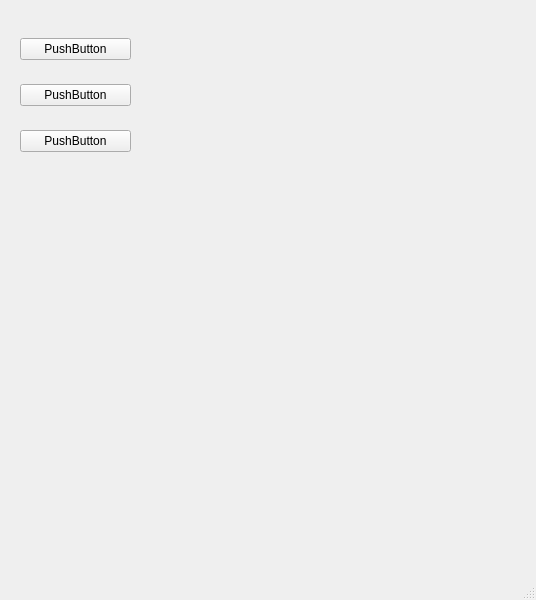
<?xml version="1.0" encoding="UTF-8"?>
<ui version="4.0">
 <class>MainWindow</class>
 <widget class="QMainWindow" name="MainWindow">
  <property name="geometry">
   <rect>
    <x>0</x>
    <y>0</y>
    <width>536</width>
    <height>600</height>
   </rect>
  </property>
  <property name="windowTitle">
   <string>MainWindow</string>
  </property>
  <widget class="QWidget" name="centralwidget">
   <widget class="QWidget" name="horizontalLayoutWidget">
    <property name="geometry">
     <rect>
      <x>150</x>
      <y>20</y>
      <width>211</width>
      <height>411</height>
     </rect>
    </property>
    <layout class="QHBoxLayout" name="horizontalLayout"/>
   </widget>
   <widget class="QWidget" name="verticalLayoutWidget">
    <property name="geometry">
     <rect>
      <x>20</x>
      <y>20</y>
      <width>111</width>
      <height>151</height>
     </rect>
    </property>
    <layout class="QVBoxLayout" name="verticalLayout">
     <item>
      <widget class="QPushButton" name="pushButton_3">
       <property name="text">
        <string>PushButton</string>
       </property>
      </widget>
     </item>
     <item>
      <widget class="QPushButton" name="pushButton_2">
       <property name="text">
        <string>PushButton</string>
       </property>
      </widget>
     </item>
     <item>
      <widget class="QPushButton" name="pushButton">
       <property name="text">
        <string>PushButton</string>
       </property>
      </widget>
     </item>
    </layout>
   </widget>
  </widget>
  <widget class="QMenuBar" name="menubar">
   <property name="geometry">
    <rect>
     <x>0</x>
     <y>0</y>
     <width>536</width>
     <height>25</height>
    </rect>
   </property>
  </widget>
  <widget class="QStatusBar" name="statusbar"/>
 </widget>
 <resources/>
 <connections/>
</ui>
